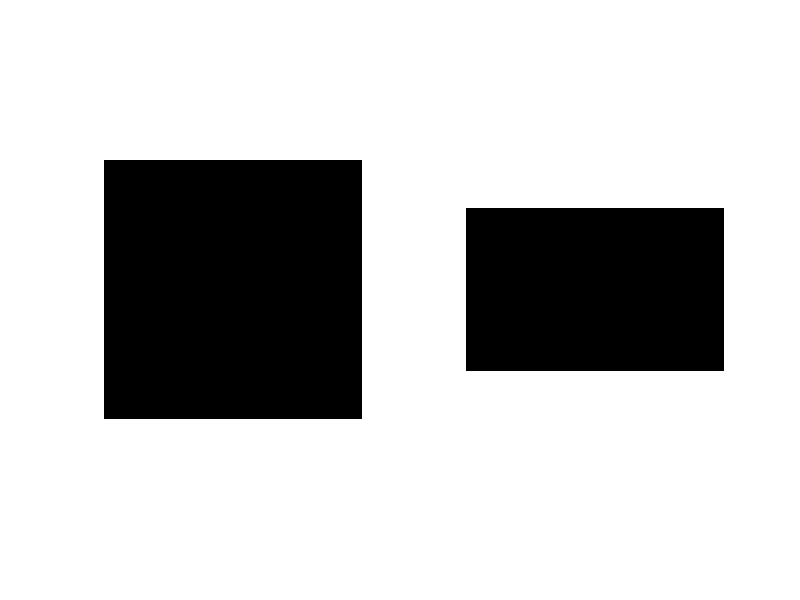

Source code (MATLAB): (Note: this script raises an error after producing the figure.)
[U,S,V] = svd ( double( image ) );
im_final = zeros(874,1381);

for s = 1:120;
    % only use single singular value to create image component
    im_r = U(:,s) * S(s,s) * V(:,s)';
    im_final = im_final + im_r;
    
    % visualize
    subplot(1,2,1)
    imshow(im_r, []);
    subplot(1,2,2)
    imshow(im_final, []);
    saveas(gca, strcat('movie/',sprintf('%3.3d',s),'.jpg'),'jpg')
    drawnow;
    pause(0.3)
end;